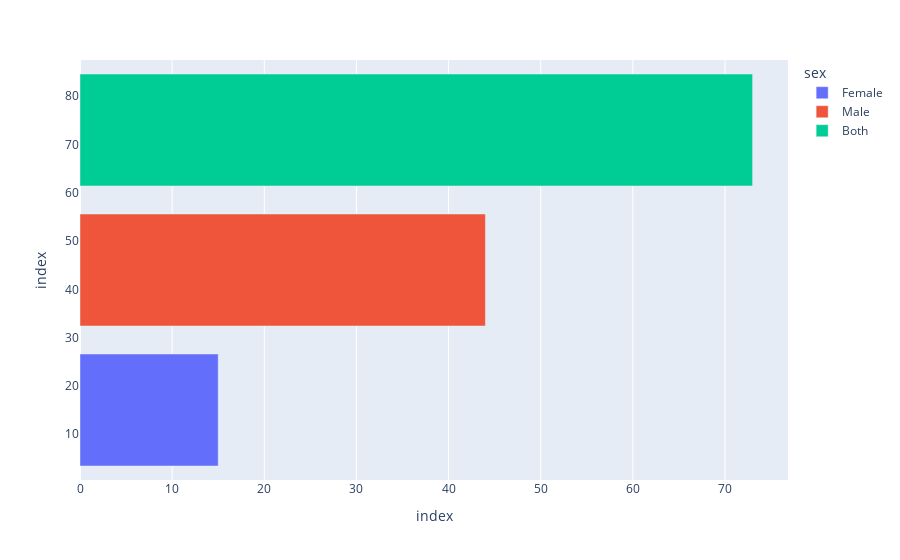

The cell this chart's notebook holds for it:
### Code cell
px.bar(data_frame=df_country, y=df_country.loc[:, '<5':'75<'].index,
       color='sex', orientation="h")

### Figure 1 — Plotly figure (JSON) as saved in the notebook; plotly's stock layout.template omitted (floating-point values rounded to 4 significant figures)
{"data": [{"alignmentgroup": "True", "hovertemplate": "sex=Female<br>index=%{y}<extra></extra>", "legendgroup": "Female", "marker": {"color": "#636efa", "pattern": {"shape": ""}}, "name": "Female", "offsetgroup": "Female", "orientation": "h", "showlegend": true, "textposition": "auto", "type": "bar", "x": [15], "xaxis": "x", "y": [15], "yaxis": "y"}, {"alignmentgroup": "True", "hovertemplate": "sex=Male<br>index=%{y}<extra></extra>", "legendgroup": "Male", "marker": {"color": "#EF553B", "pattern": {"shape": ""}}, "name": "Male", "offsetgroup": "Male", "orientation": "h", "showlegend": true, "textposition": "auto", "type": "bar", "x": [44], "xaxis": "x", "y": [44], "yaxis": "y"}, {"alignmentgroup": "True", "hovertemplate": "sex=Both<br>index=%{y}<extra></extra>", "legendgroup": "Both", "marker": {"color": "#00cc96", "pattern": {"shape": ""}}, "name": "Both", "offsetgroup": "Both", "orientation": "h", "showlegend": true, "textposition": "auto", "type": "bar", "x": [73], "xaxis": "x", "y": [73], "yaxis": "y"}], "layout": {"barmode": "relative", "legend": {"title": {"text": "sex"}, "tracegroupgap": 0}, "margin": {"t": 60}, "xaxis": {"anchor": "y", "domain": [0, 1], "title": {"text": "index"}}, "yaxis": {"anchor": "x", "domain": [0, 1], "title": {"text": "index"}}}}
